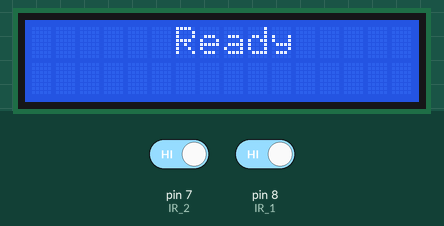
A sketch run on a simulated Arduino Uno, built with avr-gcc and run on an emulated ATmega328P. Parts: 16×2 character LCD. The inputs (shaded band) are chosen by the test bench; at power-on: pin 8 (IR_1) HIGH, pin 7 (IR_2) HIGH. What the sketch prints to the serial monitor is not drawn.

Above: at 1.2 s.
1.3 s: pin 8 (IR_1) driven LOW
2.8 s: pin 7 (IR_2) driven LOW
At 3.3 s:
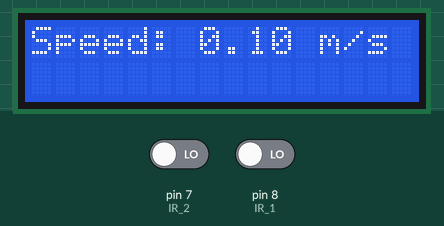
At 5.6 s:
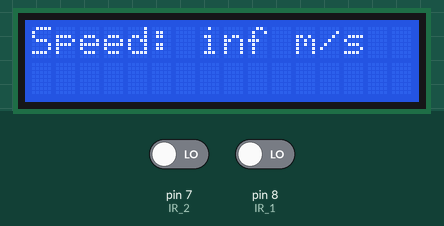
5.8 s: pin 7 (IR_2) driven HIGH
Timing chart, 0 to 8.8 s (numbered marks = the images above; inputs shaded):
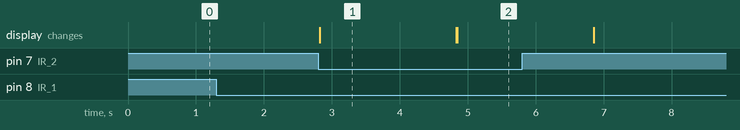

The sketch:

Speed.ino
```cpp
#define IR_1 8
#define IR_2 7
#define INVERT_LOGIC 1
#include <LiquidCrystal_I2C.h>
#include <Wire.h>
LiquidCrystal_I2C lcd(0x27, 16, 2);
float Distance = 0.15; //distance between 2 white leds of the 2 IR sensors (estimated 15cm)
float Speed;
float Time;
unsigned long startTime , endTime;
bool record = false;

void setup() {
  pinMode(IR_1, INPUT); //set the sensor pin as input
  pinMode(IR_2, INPUT);
  Serial.begin(9600); // set the baud rate for serial monitor as 9600
  lcd.init();
  lcd.backlight();
  lcd.clear();
  lcd.setCursor(6, 0);
  lcd.print("Ready");


}
// i was testing with Serial Monitor before putting on the lcd so i just leave it there if u need to test
void loop() {
  int first = digitalRead(IR_1);
  int last = digitalRead(IR_2);
  if (first == LOW && record == false) {
    record = true;
    startTime = millis();
    Serial.println("Start Recording");

  }
  if (last == LOW && record == true) {
    record = false;
    endTime = millis();
    Time = (endTime - startTime) / 1000.0;
    Speed = Distance / Time;

    // Chỉ in ra LCD khi đã tính toán xong một lượt đo
    lcd.clear();
    lcd.setCursor(0, 0);
    lcd.print("Speed: ");
    lcd.print(Speed);
    lcd.print(" m/s");

    Serial.print("Speed: ");
    Serial.print(Speed);
    Serial.println(" m/s");

    // Tạm dừng để người dùng kịp đọc kết quả trước khi đo lượt tiếp theo
    delay(2000);
    lcd.clear();
    lcd.setCursor(6, 0);
    lcd.print("Ready");
  }
}
```

Measured:
- after the input at 1.3 s, every drawn part: stays the same
- after the input at 2.8 s, the display: changes at once (image 1)
- what the display in image 1 shows lasts 2.0 s, from 2.8 s to 4.8 s
